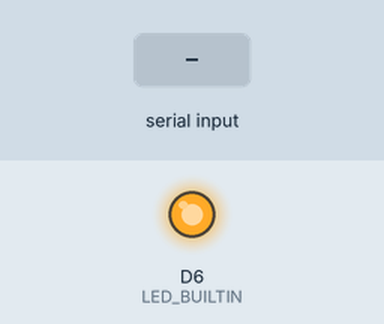
Bench run of a program on a simulated Arduino MKR. Shown: output pins drawn as LEDs (lit = HIGH). Wiring (inferred from the names in the program): 24Cxx EEPROM at I2C address 0x50. Inputs (shaded band) come from the test bench. EEPROM starts erased; what the program prints to the serial monitor is not drawn.

Above: at 1.2 s.
1.3 s: "r" received over Serial
3.4 s: "t" received over Serial
5.5 s: "90,45\n" received over Serial
Timing chart, 0 to 8.5 s (numbered marks = the images above; inputs shaded):
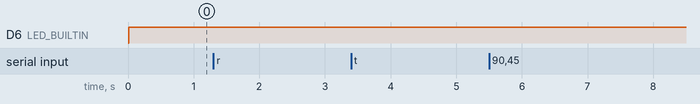

Measured:
- after the input at 1.3 s, every drawn part: stays the same
- after the input at 3.4 s, every drawn part: stays the same
- after the input at 5.5 s, every drawn part: stays the same

The program:

main.cpp
```cpp
/******************************************************************************
 * Header file inclusions.
 ******************************************************************************/
#include <Eeprom24C01_02.h>

/**************************************************************************//**
 * \def EEPROM_ADDRESS
 * \brief Address of EEPROM memory on TWI bus.
 ******************************************************************************/
#define EEPROM_ADDRESS 0x50

/******************************************************************************
 * Private variable definitions.
 ******************************************************************************/

static Eeprom24C01_02 eeprom(EEPROM_ADDRESS);

//union to decode 4 byte unsigned int
union uint_union {
  byte bytes[4] ;
  unsigned int integer ;
} ;
uint_union id ;
uint_union lot ;
uint_union test ;
//current device state
byte state;
//store last id and lot to check if a new device is connected
unsigned int last_id, last_lot = 0;

void setup()
{
    // Initialize serial communication.
    Serial.begin(9600);
    Serial.setTimeout(500);

    // Initiliaze EEPROM library.
    eeprom.initialize();

    //init bluiltin led
    pinMode(LED_BUILTIN,OUTPUT);
    digitalWrite(LED_BUILTIN,LOW);
}

/**************************************************************************//**
 * \fn void loop()
 *
 * \brief
 ******************************************************************************/

void loop()
{
  //check if a device is attached by checking if 4 first bytes are null
  byte check = eeprom.readByte(0) ;
  if (check !=0 ) {
    //read serial, lot, test and state
    eeprom.readBytes(5,4,id.bytes);
    eeprom.readBytes(9,4,lot.bytes);
    eeprom.readBytes(124,4,test.bytes);
    state = eeprom.readByte(15);
    //Check if a new device is connected by comparing id and lot number
    if(last_lot != lot.integer || last_id != id.integer) {
      //update last id / lot
      last_id = id.integer ;
      last_lot = lot.integer ;
      //if the device is reprogrammed for the first time eeprom contains FF FF FF FF and is reprogrammed to 0
      if(test.integer == UINT32_MAX) {
        test.integer = 0;
        eeprom.writeBytes(124,4,test.bytes);
      }
      Serial.println("Attached device : Serial : "+String(id.integer)+"\tLot : "+String(lot.integer)+"\tState : "+String(bitRead(state,1))+"\tTests : "+String(test.integer));
      //reprogramed the device if state is 1, check if bit 1 is 0
      if(bitRead(state,1) == 0) {
        bitWrite(state,1,1);
        eeprom.writeByte(15,state);
        test.integer += 1 ;
        delay(10);
        eeprom.writeBytes(124,4,test.bytes);
        Serial.println("-> Reset device ... "+String(test.integer)+" test(s) performed");
      }
      digitalWrite(LED_BUILTIN,HIGH);
    }
  }
  //if no device is connected, reset last id and lot
  else {
    last_id = 0 ;
    last_lot = 0 ;
    digitalWrite(LED_BUILTIN,LOW);
  }
  if(Serial.available()>0){
    String input = Serial.readString();
    //read entire buffer
    if(input == "r" ){
      Serial.println("read buffer");
      byte outputBytes[128] = { 0 };
      eeprom.readBytes(0,128,outputBytes);
      for (byte i = 0; i < 128; i++)       {
          Serial.print(outputBytes[i],HEX);
          Serial.print(" ");
      }
      Serial.println("");
    }
    //write a part of the buffer
    /*else if (input == "w" ){
      Serial.println("write buffer");
      //byte outputBytes[4] = { 0xFF,0xFF,0xFF,0xFF};
      //serial 12 lot 3017
      //byte outputBytes[128] = {0xB6,0xD4,0xCB,0x62,0x1,0xC,0,0,0,0xC9,0xB,0,0,2,1,3,0xFF,0xFF,0xFF,0xFF,0xC9,0x35,0xB,0x28,0xFF,0xFF,0xFF,0xFF,7,0xCF,0xAD,0x89,0x20,0x65,0xE3,0x36,0xC6,0xB1,0x8C,0xD3,0x66,0xAA,0x57,0x91,0x14,0x26,0x93,0xD,0x4A,0xC5,0x2F,0x11,0xF9,0xC9,0x35,0xB,0x28,0x27,0x95,0xBD,0xDE,0xDD,0x24,0x35,
      //0xFF,0xFF,0xFF,0xFF,0xFF,0xFF,0xFF,0xFF,0xFF,0xFF,0xFF,0xFF,0xFF,0xFF,0xFF,0xFF,0xFF,0xFF,0xFF,0xFF,0xFF,0xFF,0xFF,0xFF,0xFF,0xFF,0xFF,0xFF,0xFF,0xFF,0xFF,0xFF,0xFF,0xFF,0xFF,0xFF,0xFF,0xFF,0xFF,0xFF,0xFF,0xFF,0xFF,0xFF,0xFF,0xFF,0xFF,0xFF,0xFF,0xFF,0xFF,0xFF,0xFF,0xFF,0xFF,0xFF,0xFF,0xFF,0xFF,0xFF,0xFF,0xFF,0xFF,0xFF};
      //serial 7 lot 3017
      byte outputBytes[128] = {0xB6,0xD4,0xCB,0x62,0x1,0x7,0,0,0,0xC9,0xB,0,0,2,1,3,0xFF,0xFF,0xFF,0xFF,0xC9,0x35,0xB,0x28,0xFF,0xFF,0xFF,0xFF,7,0xCF,0xAD,0x89,0x20,0x65,0xE3,0x36,0xC6,0xB1,0x8C,0xD3,0x66,0xAA,0x57,0x91,0x14,0x26,0x93,0xD,0x4A,0xC5,0x2F,0x11,0xF9,0xC9,0x35,0xB,0x28,0x27,0x95,0xBD,0xDE,0xDD,0x24,0x35,
      0xFF,0xFF,0xFF,0xFF,0xFF,0xFF,0xFF,0xFF,0xFF,0xFF,0xFF,0xFF,0xFF,0xFF,0xFF,0xFF,0xFF,0xFF,0xFF,0xFF,0xFF,0xFF,0xFF,0xFF,0xFF,0xFF,0xFF,0xFF,0xFF,0xFF,0xFF,0xFF,0xFF,0xFF,0xFF,0xFF,0xFF,0xFF,0xFF,0xFF,0xFF,0xFF,0xFF,0xFF,0xFF,0xFF,0xFF,0xFF,0xFF,0xFF,0xFF,0xFF,0xFF,0xFF,0xFF,0xFF,0xFF,0xFF,0xFF,0xFF,0xFF,0xFF,0xFF,0xFF};
      eeprom.writeBytes(0,sizeof(outputBytes),outputBytes);
      for (byte i = 0; i < sizeof(outputBytes); i++)       {
          Serial.print(outputBytes[i],HEX);
          Serial.print(" ");
      }
      Serial.println("");
    }*/
    //toggle state
    else if (input == "t") {
      Serial.println("Status updated ");
      eeprom.writeByte(15,0x03);
    }
    else {
      Serial.println("test count updated : "+input);
      test.integer = input.toInt();
      eeprom.writeBytes(124,4,test.bytes);
    }
  }
  //wait
  delay(200);
}
```
